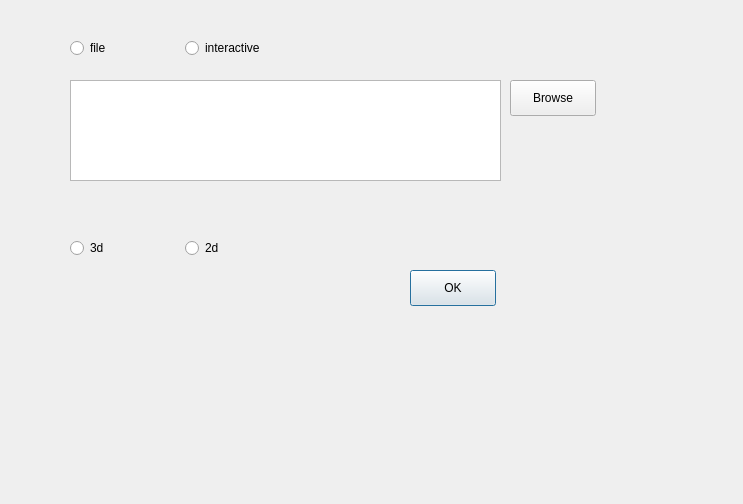
<?xml version="1.0" encoding="UTF-8"?>
<ui version="4.0">
 <class>Dialog</class>
 <widget class="QDialog" name="Dialog">
  <property name="geometry">
   <rect>
    <x>0</x>
    <y>0</y>
    <width>743</width>
    <height>504</height>
   </rect>
  </property>
  <property name="windowTitle">
   <string>Dialog</string>
  </property>
  <widget class="QTextEdit" name="filename">
   <property name="geometry">
    <rect>
     <x>70</x>
     <y>80</y>
     <width>431</width>
     <height>101</height>
    </rect>
   </property>
   <property name="verticalScrollBarPolicy">
    <enum>Qt::ScrollBarAsNeeded</enum>
   </property>
   <property name="horizontalScrollBarPolicy">
    <enum>Qt::ScrollBarAsNeeded</enum>
   </property>
  </widget>
  <widget class="QPushButton" name="pushButton">
   <property name="geometry">
    <rect>
     <x>410</x>
     <y>270</y>
     <width>86</width>
     <height>36</height>
    </rect>
   </property>
   <property name="text">
    <string>OK</string>
   </property>
  </widget>
  <widget class="QPushButton" name="browse">
   <property name="geometry">
    <rect>
     <x>510</x>
     <y>80</y>
     <width>86</width>
     <height>36</height>
    </rect>
   </property>
   <property name="text">
    <string>Browse</string>
   </property>
  </widget>
  <widget class="QWidget" name="">
   <property name="geometry">
    <rect>
     <x>70</x>
     <y>30</y>
     <width>224</width>
     <height>36</height>
    </rect>
   </property>
   <layout class="QHBoxLayout" name="horizontalLayout">
    <item>
     <widget class="QRadioButton" name="rad1_file">
      <property name="text">
       <string>file</string>
      </property>
     </widget>
    </item>
    <item>
     <widget class="QRadioButton" name="rad2_inter">
      <property name="text">
       <string>interactive</string>
      </property>
     </widget>
    </item>
   </layout>
  </widget>
  <widget class="QWidget" name="">
   <property name="geometry">
    <rect>
     <x>70</x>
     <y>230</y>
     <width>224</width>
     <height>36</height>
    </rect>
   </property>
   <layout class="QHBoxLayout" name="horizontalLayout_2">
    <item>
     <widget class="QRadioButton" name="rad3_3d">
      <property name="text">
       <string>3d</string>
      </property>
     </widget>
    </item>
    <item>
     <widget class="QRadioButton" name="rad4_2d">
      <property name="text">
       <string>2d</string>
      </property>
     </widget>
    </item>
   </layout>
  </widget>
 </widget>
 <resources/>
 <connections/>
</ui>
